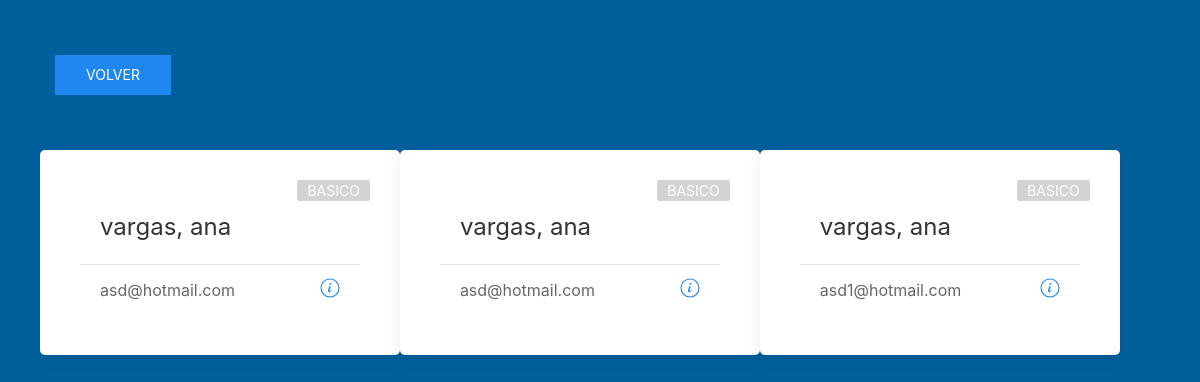
/HSH3/vistas/pantalla-listar-usuarios.php, run on an earlier commit of the app's database.
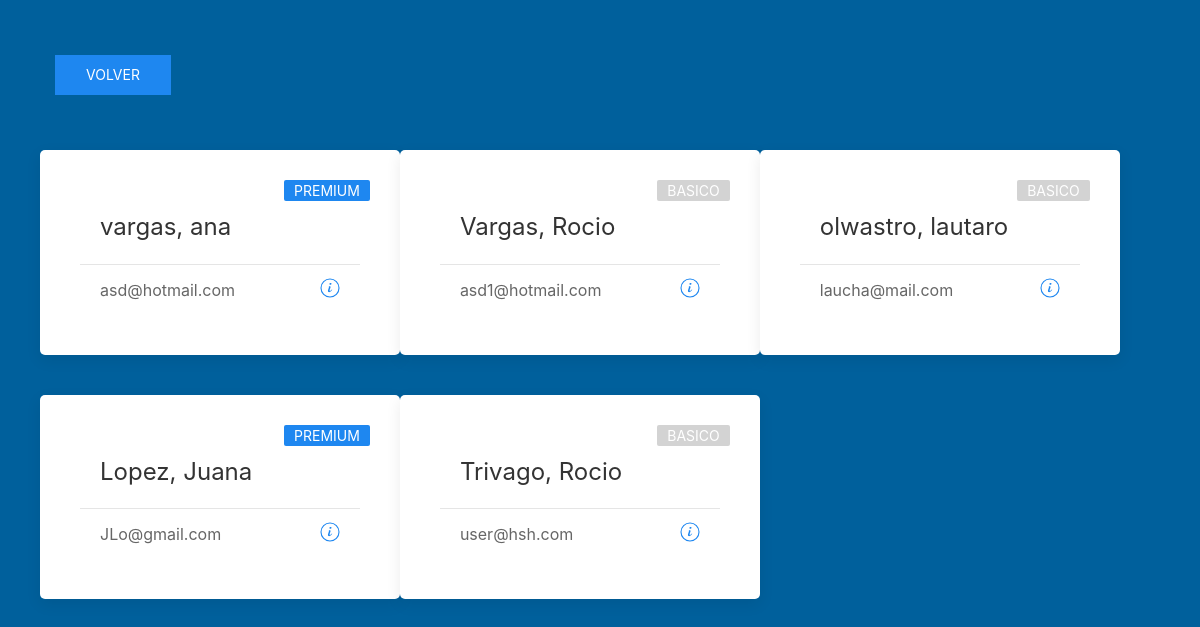
And on a later commit of the database.
### tables this page shows
CREATE TABLE `usuario` (
  `id` int(11) NOT NULL,
  `nombre_usuario` varchar(30) NOT NULL,
  `apellido_usuario` varchar(45) NOT NULL,
  `fecha_nacimiento` date NOT NULL,
  `mail` varchar(50) NOT NULL,
  `contrasenia` varchar(30) NOT NULL,
  `premium` tinyint(1) NOT NULL,
  `localidad` varchar(30) NOT NULL,
  `direccion` varchar(45) NOT NULL,
  `telefono` int(20) NOT NULL,
  `tarjeta_numero` int(15) NOT NULL,
  `tarjeta_codigo` int(3) NOT NULL,
  `tarjeta_vencimiento` date NOT NULL,
  `imagen` mediumblob NOT NULL,
  `tipoimagen` varchar(10) NOT NULL
);

### HSH3/vistas/pantalla-listar-usuarios.php (the view, shortened to what this page needs)
<!DOCTYPE html>
<html lang="en" dir="ltr">
  <head>
    <link rel="stylesheet" type="text/css" href="../css/uikit.min.css" />
    <link rel="stylesheet" type="text/css" href="../css/personal.css" />
  </head>
  <body class="uk-height-viewport my-background-color  uk-padding">
    <?php
    $conexion=conectar();
    $consulta= "SELECT * FROM usuario";
    $result=mysqli_query($conexion,$consulta);
    ?>
    <div class="uk-padding-small">
      <a href="../vistas/home-admin.php" class="uk-button uk-button-primary">Volver</a>
    </div>
    <div class="uk-child-width-1-3 uk-padding" uk-grid>
      <?php while ($row = mysqli_fetch_array($result)) {
        if($row['mail']!== 'admin@hsh.com'){
        if ($row['premium']==1) {
          $tipo = '<div class="uk-card-badge uk-label">premium</div>';
        }else { if($row['premium']==0){
              $tipo = '<div class="uk-card-badge uk-label uk-" style="background-color:lightgrey;">basico</div>';
              }
        }
      ?>
      <div class="uk-card uk-card-small uk-card-default uk-border-rounded uk-padding">
        <?php echo $tipo; ?>
        <div class="uk-card-body">
          <h3 class="uk-card-title"><?php echo $row['apellido_usuario'].", ".$row['nombre_usuario']; ?></h3>
        </div>
        <div class="uk-card-footer">
          <?php echo $mail=$row['mail']; ?>
          <a href="<?php echo "../vistas/pantalla-detalle-usuario.php?id_usuario=".$row['id'];?>">
            <span class="uk-float-right" uk-icon="info"></span>
          </a>
        </div>
      </div>
    <?php }?>
      <?php } ?>
    </div>
  </body>
</html>

### HSH3/css/personal.css (style rules this page uses)
.my-background-color { background: rgba(0,96,156,1); }

What changed in the data, as far as the page shows it:
removed usuario: premium "BASICO", apellido_usuario "vargas", nombre_usuario "ana", mail "asd@hotmail.com"
changed usuario "vargas": premium "BASICO" → "PREMIUM"
changed usuario "asd1@hotmail.com": apellido_usuario "vargas" → "Vargas"; nombre_usuario "ana" → "Rocio"
added usuario: premium "BASICO", apellido_usuario "olwastro", nombre_usuario "lautaro", mail "laucha@mail.com"
added usuario: premium "PREMIUM", apellido_usuario "Lopez", nombre_usuario "Juana", mail "JLo@gmail.com"
added usuario: premium "BASICO", apellido_usuario "Trivago", nombre_usuario "Rocio", mail "user@hsh.com"
